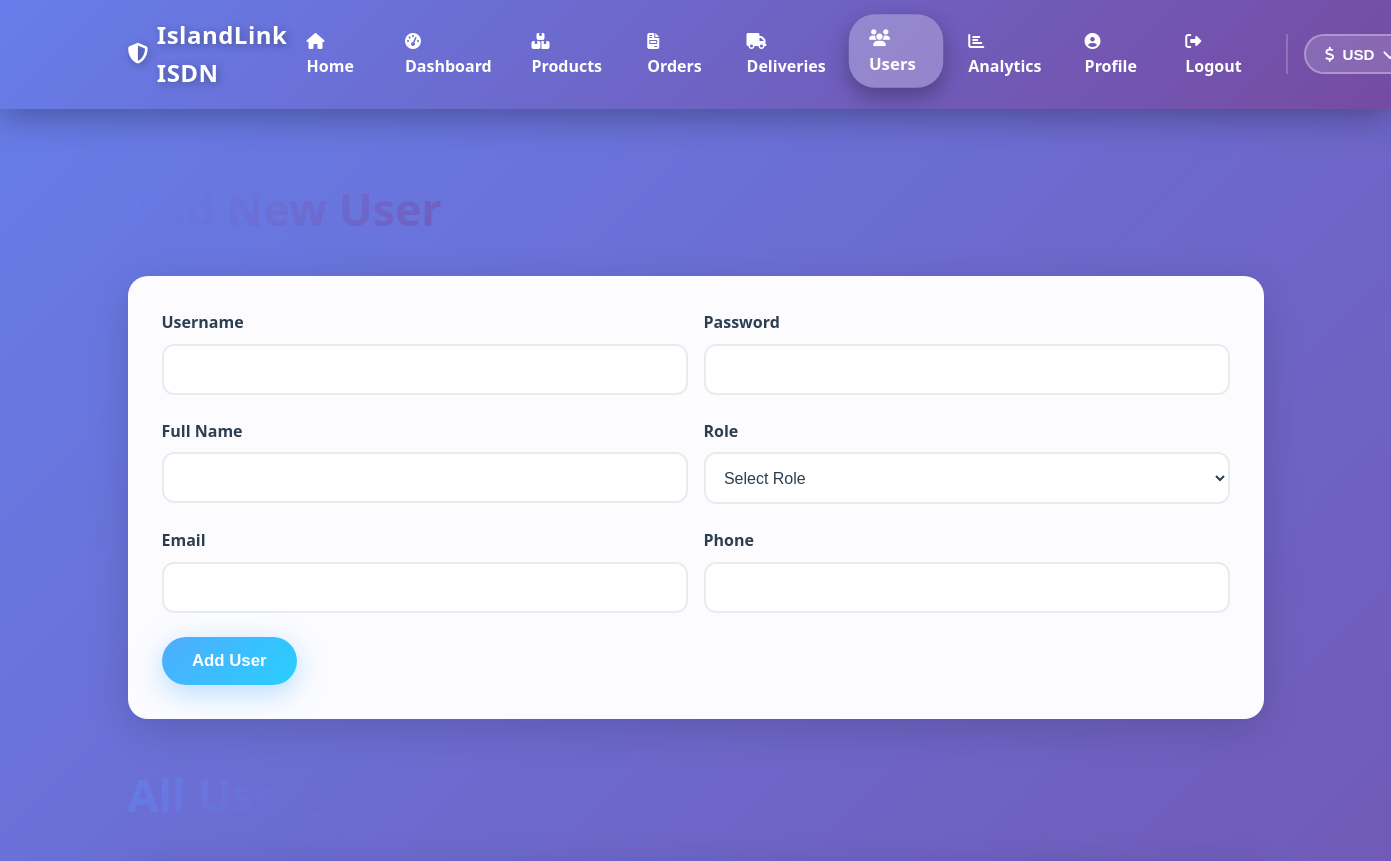
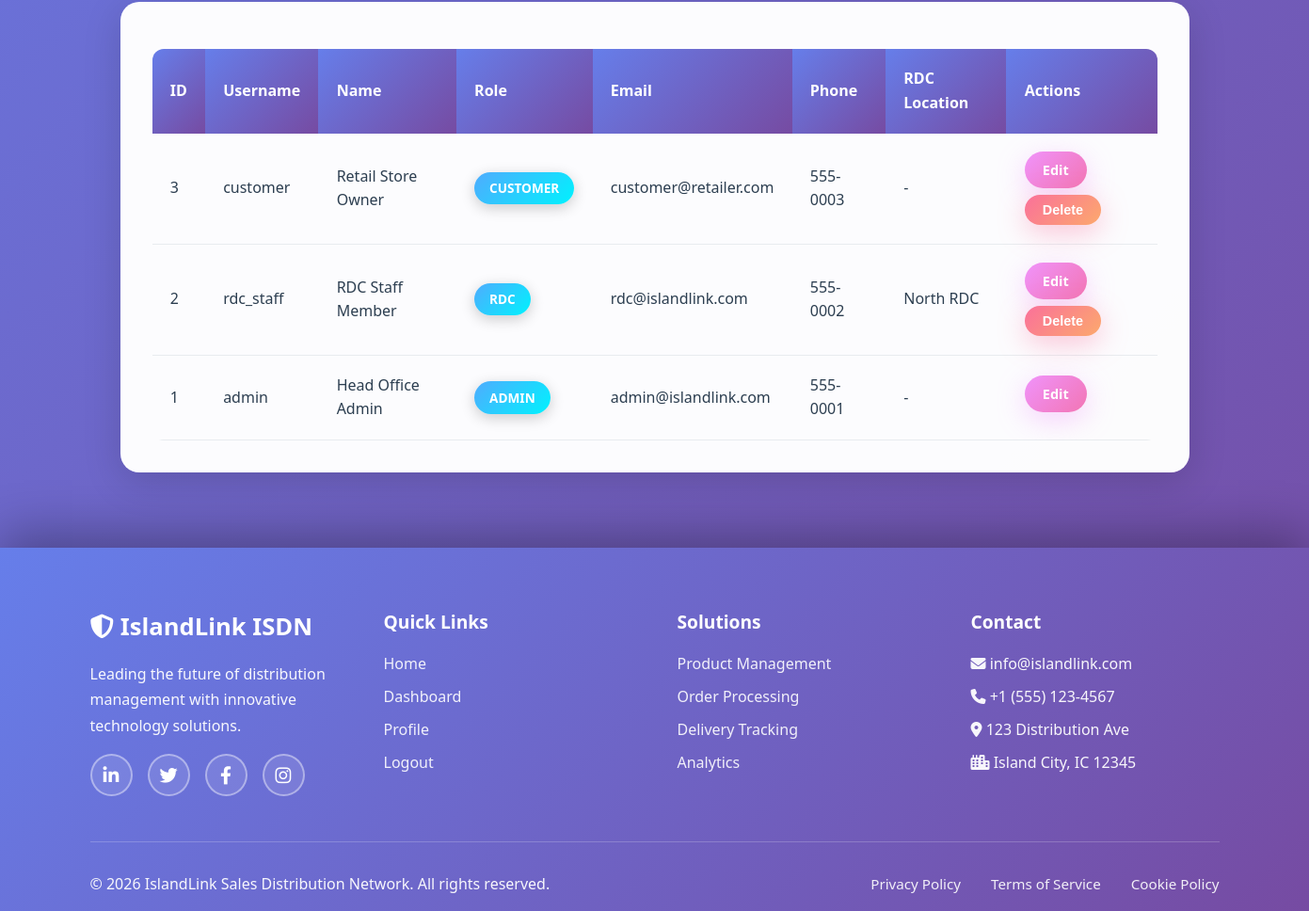
/users.php (signed in), run on the app's committed database (2 pictures, top to bottom).
### tables this page shows
CREATE TABLE users (
    id INT AUTO_INCREMENT PRIMARY KEY,
    username VARCHAR(50) UNIQUE NOT NULL,
    password VARCHAR(255) NOT NULL,
    role ENUM('admin', 'rdc', 'customer') NOT NULL,
    name VARCHAR(100) NOT NULL,
    email VARCHAR(100),
    phone VARCHAR(20),
    rdc_location VARCHAR(100),
    profile_image VARCHAR(255),
    created_at TIMESTAMP DEFAULT CURRENT_TIMESTAMP
);

### users.php (the view, shortened to what this page needs)
<?php
require_once 'db.php';
$users = mysqli_query($conn, "SELECT * FROM users ORDER BY id DESC");
$edit_user = null;
?>
<!DOCTYPE html>
<html lang="en">
<head>
    <link rel="stylesheet" href="https://cdnjs.cloudflare.com/ajax/libs/font-awesome/6.4.0/css/all.min.css">
    <link rel="stylesheet" href="style.css">
</head>
<body>
    <?php include 'navbar.php'; ?>
    <div class="container">
        <div class="page-header">
            <h1><?php echo $edit_user ? 'Edit User' : 'Add New User'; ?></h1>
        </div>
        <div class="section-card">
            <form method="POST">
                <div class="form-row">
                    <div class="form-group">
                        <label>Username</label>
                        <input type="text" name="username" value="<?php echo $edit_user ? htmlspecialchars($edit_user['username']) : ''; ?>" required>
                    </div>
                    <?php if(!$edit_user): ?>
                    <div class="form-group">
                        <label>Password</label>
                        <input type="password" name="password" required>
                    </div>
                    <?php endif; ?>
                </div>
                <div class="form-row">
                    <div class="form-group">
                        <label>Full Name</label>
                        <input type="text" name="name" value="<?php echo $edit_user ? htmlspecialchars($edit_user['name']) : ''; ?>" required>
                    </div>
                    <div class="form-group">
                        <label>Role</label>
                        <select name="role" id="role" required onchange="toggleRDC()">
                            <option value="">Select Role</option>
                        </select>
                    </div>
                </div>
                <div class="form-row">
                    <div class="form-group">
                        <label>Email</label>
                        <input type="email" name="email" value="<?php echo $edit_user ? htmlspecialchars($edit_user['email']) : ''; ?>">
                    </div>
                    <div class="form-group">
                        <label>Phone</label>
                        <input type="text" name="phone" value="<?php echo $edit_user ? htmlspecialchars($edit_user['phone']) : ''; ?>">
                    </div>
                </div>
                <?php if($edit_user): ?>
                    <button type="submit" name="edit_user" class="btn-primary">Update User</button>
                    <a href="users.php" class="btn-secondary">Cancel</a>
                <?php else: ?>
                    <button type="submit" name="add_user" class="btn-primary">Add User</button>
                <?php endif; ?>
            </form>
        </div>
        <div class="page-header" style="margin-top: 40px;">
            <h1>All Users</h1>
        </div>
        <div class="section-card">
            <table class="data-table">
                <thead>
                    <tr>
                        <th>ID</th>
                        <th>Username</th>
                        <th>Name</th>
                        <th>Role</th>
                        <th>Email</th>
                        <th>Phone</th>
                        <th>RDC Location</th>
                        <th>Actions</th>
                    </tr>
                </thead>
                <tbody>
                    <?php mysqli_data_seek($users, 0); ?>
                    <?php while($user = mysqli_fetch_assoc($users)): ?>
                        <tr>
                            <td><?php echo $user['id']; ?></td>
                            <td><?php echo htmlspecialchars($user['username']); ?></td>
                            <td><?php echo htmlspecialchars($user['name']); ?></td>
                            <td><span class="badge"><?php echo strtoupper($user['role']); ?></span></td>
                            <td><?php echo htmlspecialchars($user['email']); ?></td>
                            <td><?php echo htmlspecialchars($user['phone']); ?></td>
                            <td><?php echo $user['rdc_location'] ? htmlspecialchars($user['rdc_location']) : '-'; ?></td>
                            <td>
                                <a href="users.php?edit=<?php echo $user['id']; ?>" class="btn-small btn-secondary">Edit</a>
                                <?php if($user['id'] != $_SESSION['user_id']): ?>
                                    <form method="POST" style="display:inline;">
                                        <button type="submit" name="delete_user" class="btn-small btn-danger" onclick="return confirm('Delete this user?')">Delete</button>
                                    </form>
                                <?php endif; ?>
                            </td>
                        </tr>
                    <?php endwhile; ?>
                </tbody>
            </table>
        </div>
    </div>
    <?php include 'footer.php'; ?>
</body>
</html>

### navbar.php (shortened to what this page needs)
<?php
$current_page = basename($_SERVER['PHP_SELF']);
$role = isset($_SESSION['role']) ? $_SESSION['role'] : '';
?>
<nav class="navbar">
    <div class="nav-container">
        <a href="index.php" class="nav-logo">
            <i class="fas fa-shield-alt"></i>
            IslandLink ISDN
        </a>
        <div class="nav-links">
            <a href="index.php" class="nav-link <?php echo $current_page == 'index.php' ? 'active' : ''; ?>">
                <i class="fas fa-home"></i> <span>Home</span>
            </a>
            <?php if($role == 'admin'): ?>
                <a href="dashboard.php" class="nav-link <?php echo $current_page == 'dashboard.php' ? 'active' : ''; ?>">
                    <i class="fas fa-tachometer-alt"></i> <span>Dashboard</span>
                </a>
                <a href="products.php" class="nav-link <?php echo $current_page == 'products.php' ? 'active' : ''; ?>">
                    <i class="fas fa-boxes"></i> <span>Products</span>
                </a>
                <a href="orders.php" class="nav-link <?php echo $current_page == 'orders.php' ? 'active' : ''; ?>">
                    <i class="fas fa-file-invoice"></i> <span>Orders</span>
                </a>
                <a href="delivery.php" class="nav-link <?php echo $current_page == 'delivery.php' ? 'active' : ''; ?>">
                    <i class="fas fa-truck"></i> <span>Deliveries</span>
                </a>
                <a href="users.php" class="nav-link <?php echo $current_page == 'users.php' ? 'active' : ''; ?>">
                    <i class="fas fa-users"></i> <span>Users</span>
                </a>
                <a href="analytics.php" class="nav-link <?php echo ($current_page == 'analytics.php' || $current_page == 'advanced-analytics.php') ? 'active' : ''; ?>">
                    <i class="fas fa-chart-bar"></i> <span>Analytics</span>
                </a>
                <a href="profile.php" class="nav-link <?php echo $current_page == 'profile.php' ? 'active' : ''; ?>">
                    <i class="fas fa-user-circle"></i> <span>Profile</span>
                </a>
                <a href="logout.php" class="nav-link">
                    <i class="fas fa-sign-out-alt"></i> <span>Logout</span>
                </a>
            <?php endif; ?>
            <?php include 'navbar-controls.php'; ?>
        </div>
    </div>
</nav>

### navbar-controls.php (shortened to what this page needs)
<div class="nav-controls">
    <div class="currency-selector">
        <button onclick="toggleCurrencyDropdown()" class="currency-btn" id="currency-btn">
            <i class="fas fa-dollar-sign"></i>
            <span id="selected-currency">USD</span>
            <i class="fas fa-chevron-down"></i>
        </button>
    </div>
</div>

### footer.php
<footer class="footer">
    <div class="footer-content">
        <div class="footer-section">
            <h3><i class="fas fa-shield-alt"></i> IslandLink ISDN</h3>
            <p>Leading the future of distribution management with innovative technology solutions.</p>
            <div class="footer-social">
                <a href="#" class="social-link" title="LinkedIn"><i class="fab fa-linkedin-in"></i></a>
                <a href="#" class="social-link" title="Twitter"><i class="fab fa-twitter"></i></a>
                <a href="#" class="social-link" title="Facebook"><i class="fab fa-facebook-f"></i></a>
                <a href="#" class="social-link" title="Instagram"><i class="fab fa-instagram"></i></a>
            </div>
        </div>
        <div class="footer-section">
            <h4>Quick Links</h4>
            <ul class="footer-links">
                <li><a href="index.php">Home</a></li>
                <?php if(isset($_SESSION['user_id'])): ?>
                    <li><a href="dashboard.php">Dashboard</a></li>
                    <li><a href="profile.php">Profile</a></li>
                    <li><a href="logout.php">Logout</a></li>
                <?php else: ?>
                    <li><a href="login.php">Login</a></li>
                    <li><a href="signup.php">Sign Up</a></li>
                <?php endif; ?>
            </ul>
        </div>
        <div class="footer-section">
            <h4>Solutions</h4>
            <ul class="footer-links">
                <li><a href="products.php">Product Management</a></li>
                <li><a href="orders.php">Order Processing</a></li>
                <li><a href="#">Delivery Tracking</a></li>
                <li><a href="#">Analytics</a></li>
            </ul>
        </div>
        <div class="footer-section">
            <h4>Contact</h4>
            <ul class="footer-contact">
                <li><i class="fas fa-envelope"></i> info@islandlink.com</li>
                <li><i class="fas fa-phone"></i> +1 (555) 123-4567</li>
                <li><i class="fas fa-map-marker-alt"></i> 123 Distribution Ave</li>
                <li><i class="fas fa-city"></i> Island City, IC 12345</li>
            </ul>
        </div>
    </div>
    <div class="footer-bottom">
        <p>&copy; 2026 IslandLink Sales Distribution Network. All rights reserved.</p>
        <div class="footer-bottom-links">
            <a href="#">Privacy Policy</a>
            <a href="#">Terms of Service</a>
            <a href="#">Cookie Policy</a>
        </div>
    </div>
</footer>

### data on the page
users: id "3", username "customer", name "Retail Store Owner", role "CUSTOMER", email "customer@retailer.com", phone "555-0003"
users: id "2", username "rdc_staff", name "RDC Staff Member", role "RDC", email "rdc@islandlink.com", phone "555-0002", rdc_location "North RDC"
users: id "1", username "admin", name "Head Office Admin", role "ADMIN", email "admin@islandlink.com", phone "555-0001"
